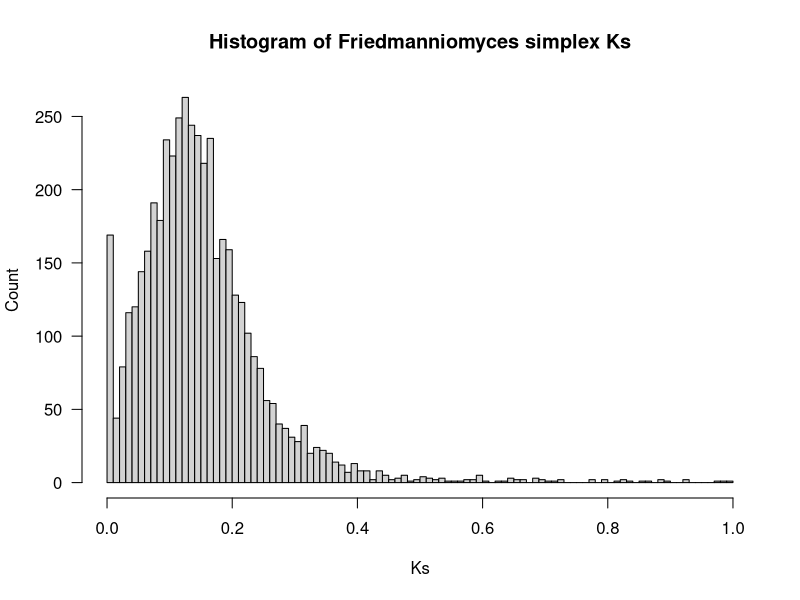
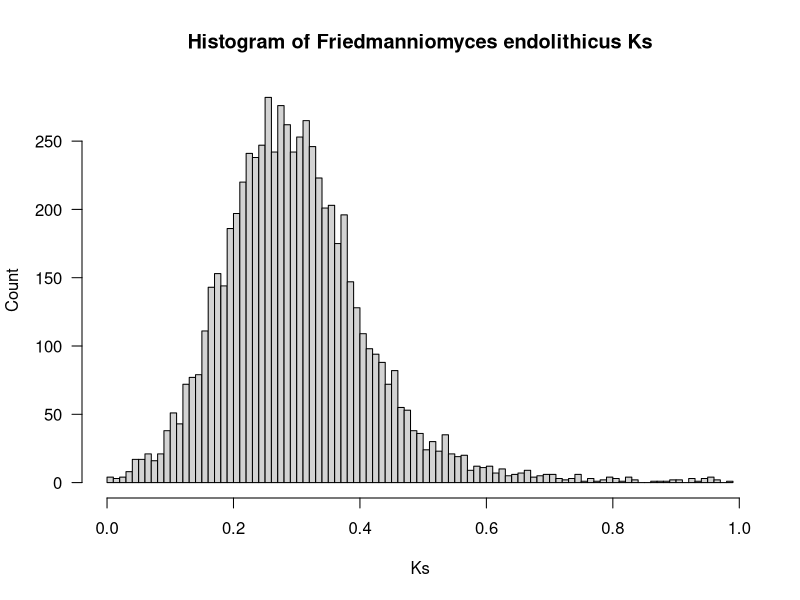
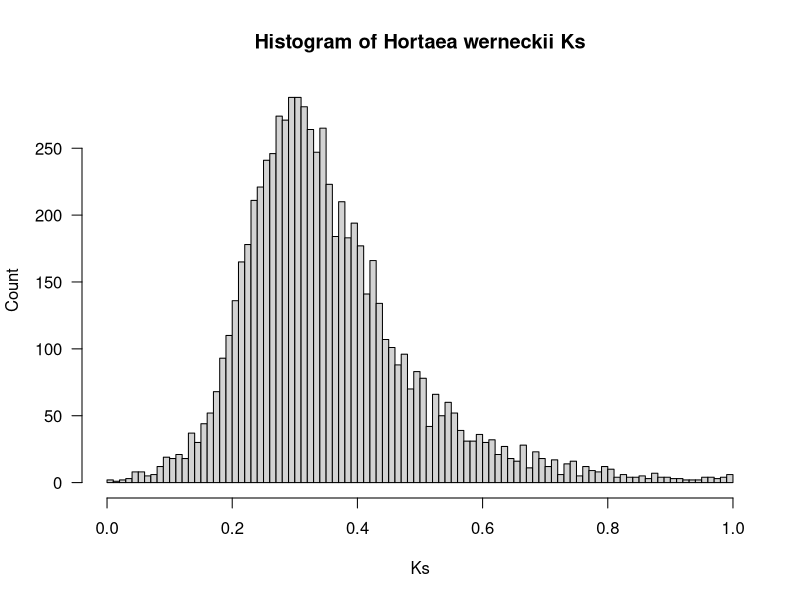
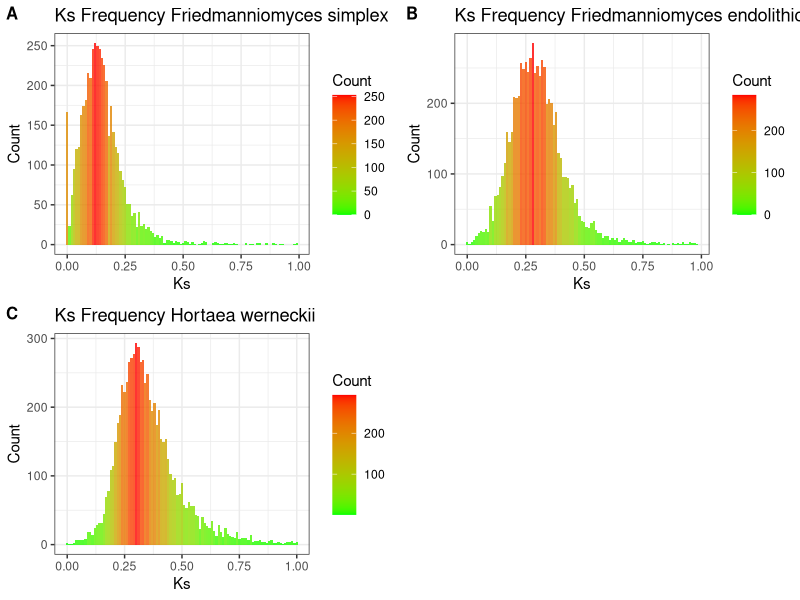
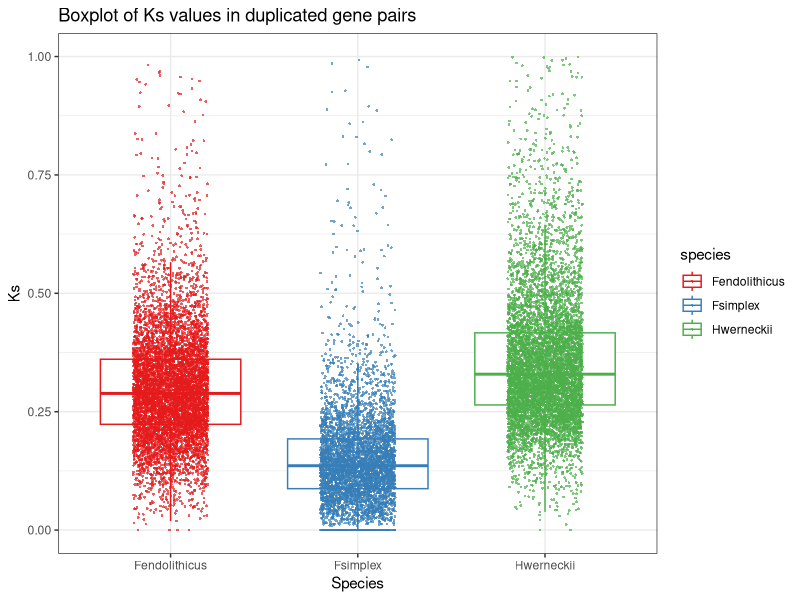
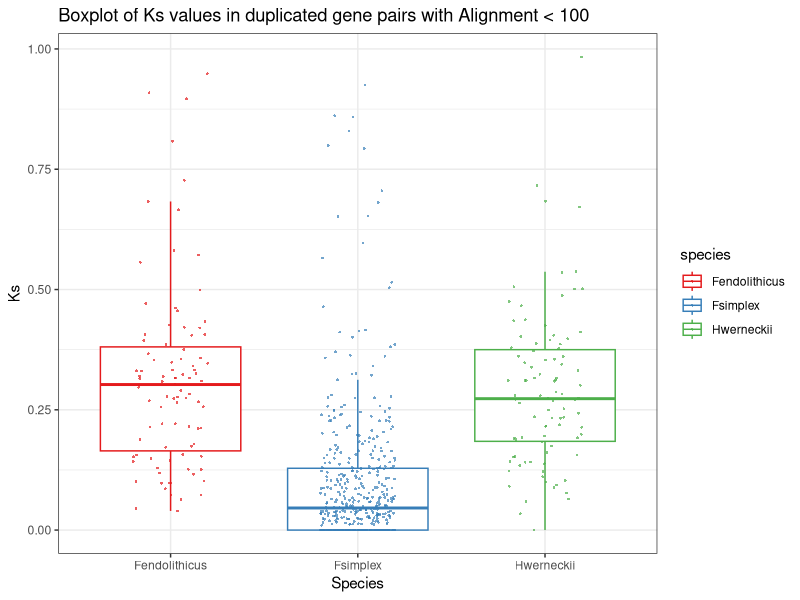
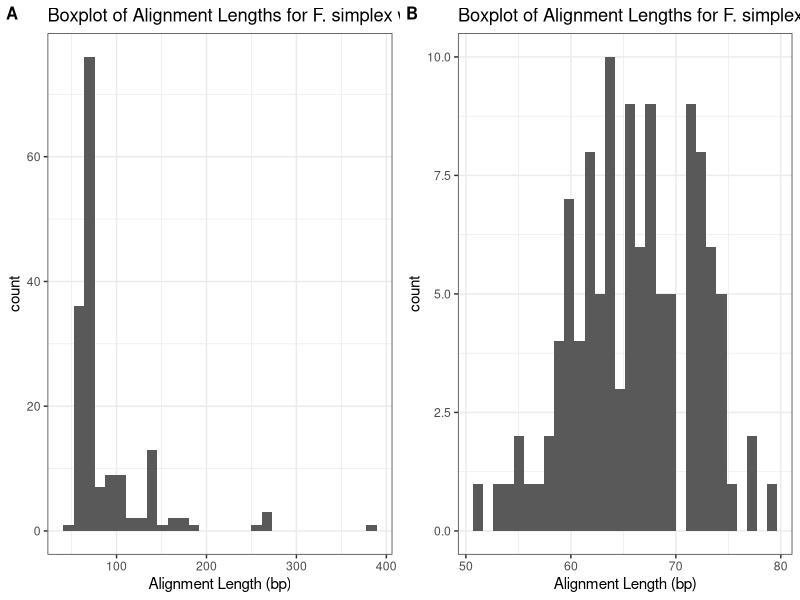
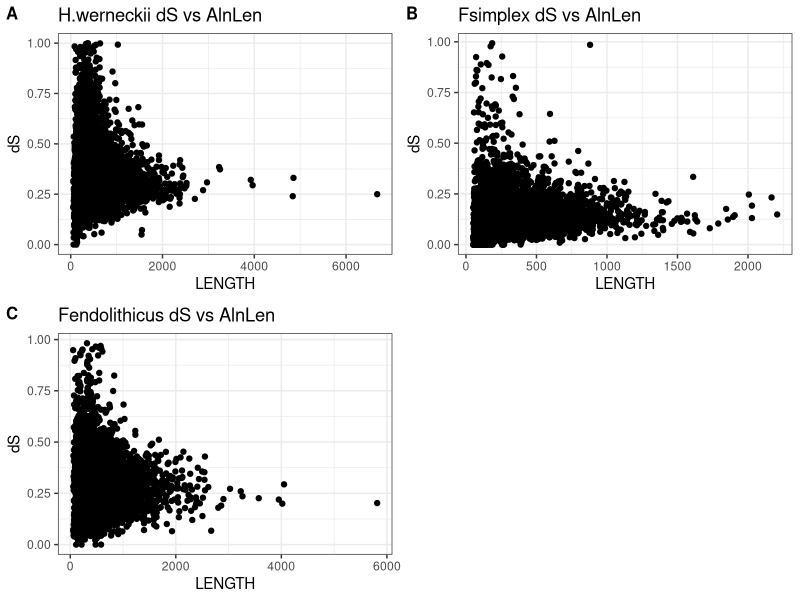

Recreate these plots in R, in order.
# based on Tania-K but simplified

library(ggplot2)
library(readr)
library(dplyr)
library(tidyverse)
library(RColorBrewer)
library(cowplot)
#Using base R hist function
pdf("plots/Ks_histogram1.pdf")

FsAll <- read_tsv("data/Friedmanniomyces_simplex_CCFEE_5184.KaKs.tsv")
Fs <- FsAll %>% filter(dS <= 1)
hist(Fs$dS,
       main="Histogram of Friedmanniomyces simplex Ks",
       xlab="Ks",
       ylab="Count",
       las=1,
       100)

FeAll = read_tsv("data/Friedmanniomyces_endolithicus_CCFEE_5311.KaKs.tsv")
Fe= FeAll %>% filter(dS <= 1)

hist(Fe$dS,
       main="Histogram of Friedmanniomyces endolithicus Ks",
       xlab="Ks",
       ylab="Count",
       las=1,
       100)

HwAll=read_tsv("data/Hortaea_werneckii_EXF-2000-UCR.KaKs.tsv")
Hw=HwAll %>% filter(dS <=1)
hist(Hw$dS,
       main="Histogram of Hortaea werneckii Ks",
       xlab="Ks",
       ylab="Count",
       las=1,
       100)

dev.off()

#I wanted to work with ggplot here to get nicer figures.
KsPlotFile = "plots/Ks_histogram2.pdf"

p1 <- ggplot(Fs,aes(x=dS)) + geom_histogram(binwidth=0.01,aes(fill=..count..), alpha = .8) + labs(title="Ks Frequency Friedmanniomyces simplex", x="Ks", y="Count") +
        scale_fill_gradient("Count", low="green", high="red") + theme_bw()


p2 <- ggplot(Fe,aes(x=dS)) + geom_histogram(binwidth=0.01,aes(fill=..count..), alpha = .8) + labs(title="Ks Frequency Friedmanniomyces endolithicus", x="Ks", y="Count") +
        scale_fill_gradient("Count", low="green", high="red") + theme_bw()

p3 <- ggplot(Hw,aes(x=dS)) + geom_histogram(binwidth=0.01,aes(fill=..count..), alpha = .8) + labs(title="Ks Frequency Hortaea werneckii ", x="Ks", y="Count") +
        scale_fill_gradient("Count", low="green", high="red") + theme_bw()

gridplot = plot_grid(p1, p2, p3, labels = c('A', 'B', 'C'), label_size = 12)
ggsave(KsPlotFile,gridplot,width=10)

comboData <- bind_rows(
        Fs %>% select(dS) %>% rename(Fsimplex = dS) %>% gather("species","dS"),
        Fe %>% select(dS) %>% rename(Fendolithicus = dS) %>% gather("species","dS"),
        Hw %>% select(dS) %>% rename(Hwerneckii = dS) %>% gather("species","dS")
)

KsPlotBarplot =  "plots/Ks_boxplot.pdf"
p<- ggplot(comboData,aes(x=species,y=dS,color=species)) + geom_boxplot(outlier.shape = NA) + geom_jitter(size = 0.6,width=0.2,alpha=0.7,shape=16) + 
        labs(title="Boxplot of Ks values in duplicated gene pairs", x="Species", y="Ks") + scale_color_brewer(palette='Set1') + theme_bw()
ggsave(KsPlotBarplot,p,width=12) 

KsPlotBarplot =  "plots/Ks_boxplot_shortaln.pdf"
MAXLEN = 100
comboData <- bind_rows(
        Fs %>% filter(LENGTH <= MAXLEN) %>% select(dS) %>% rename(Fsimplex = dS) %>% gather("species","dS"),
        Fe %>% filter(LENGTH <= MAXLEN) %>% select(dS) %>% rename(Fendolithicus = dS) %>% gather("species","dS"),
        Hw %>% filter(LENGTH <= MAXLEN) %>% select(dS) %>% rename(Hwerneckii = dS) %>% gather("species","dS"),
)

p<- ggplot(comboData,aes(x=species,y=dS,color=species)) + geom_boxplot(outlier.shape = NA) + geom_jitter(size = 0.6,width=0.2,alpha=0.7,shape=16) + 
        labs(title=sprintf("Boxplot of Ks values in duplicated gene pairs with Alignment < %d",MAXLEN), x="Species", y="Ks") + scale_color_brewer(palette='Set1') + theme_bw()
ggsave(KsPlotBarplot,p,width=12) 

p1 <- ggplot(subset(Fs,dS == 0),aes(x=LENGTH)) + geom_histogram(bins=30) + theme_bw() + labs(x="Alignment Length (bp)", title="Boxplot of Alignment Lengths for F. simplex where Ks = 0")
p2 <- ggplot(subset(Fs,dS == 0 & LENGTH < 80),aes(x=LENGTH)) + geom_histogram(bins=30) + theme_bw() + labs(x="Alignment Length (bp)", title="Boxplot of Alignment Lengths for F. simplex where Ks = 0 & LENGTH < 80")

gridplot = plot_grid(p1, p2, labels = c('A', 'B'), label_size = 12)
ggsave("plots/Fsimplex_AlnLenHisto.pdf",gridplot,width=10)

p1 <- ggplot(Hw,aes(LENGTH, dS)) + geom_point() + theme_bw() + labs(title="H.werneckii dS vs AlnLen")
p2 <- ggplot(Fs,aes(LENGTH,dS)) + geom_point() + theme_bw() + labs(title="Fsimplex dS vs AlnLen")
p3 <- ggplot(Fe,aes(LENGTH,dS)) + geom_point() + theme_bw() + labs(title="Fendolithicus dS vs AlnLen")

gridplot = plot_grid(p1, p2, p3, labels = c('A', 'B', "C"), label_size = 12)
ggsave("plots/AlnLen_vs_Ks.pdf",gridplot,width=10)
